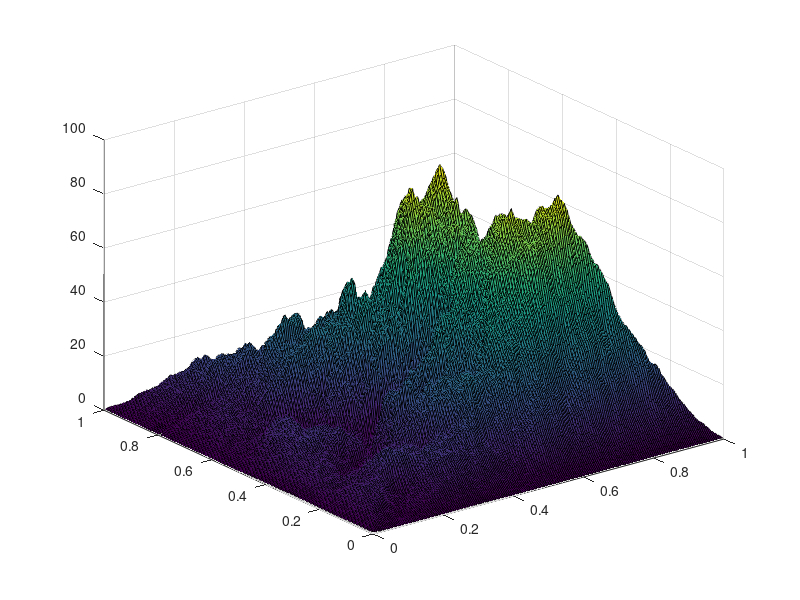

Write MATLAB code to recreate this figure. (Note: this script raises an error after producing the figure.)
% grid size & vectors
a=200;
b=(.5:a)'/a;
c=max(b,flip(b));
d=ones(a);
f=b-.5;
r=f'.^2+f.^2;
% Asymmetric Perlin-ish noise
g=abs(ifftn(exp(7i*rand(a))./r.^.9));
s=@surf;
% Make our mountain:
s(b,b',g.*(1-max(c,c'))*a/2)
hold on
 for n = 1:50
     s(b,b',d*n,d+cat(3,1,1,1),(EdgeA==0),(FaceA==0));
 end
% Scale the image right in the window
plot3(0,0,a/2,'w.');
% Pretty:
shading flat
colormap([c,c,c])
axis on
camva(5)